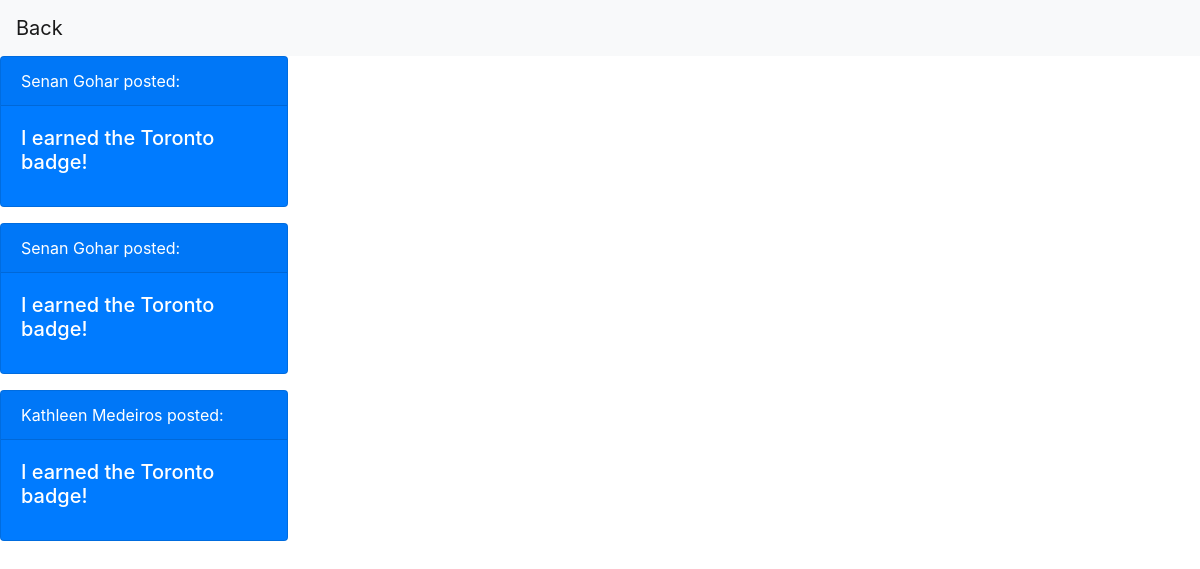
Page /feed/ on the earlier database version.
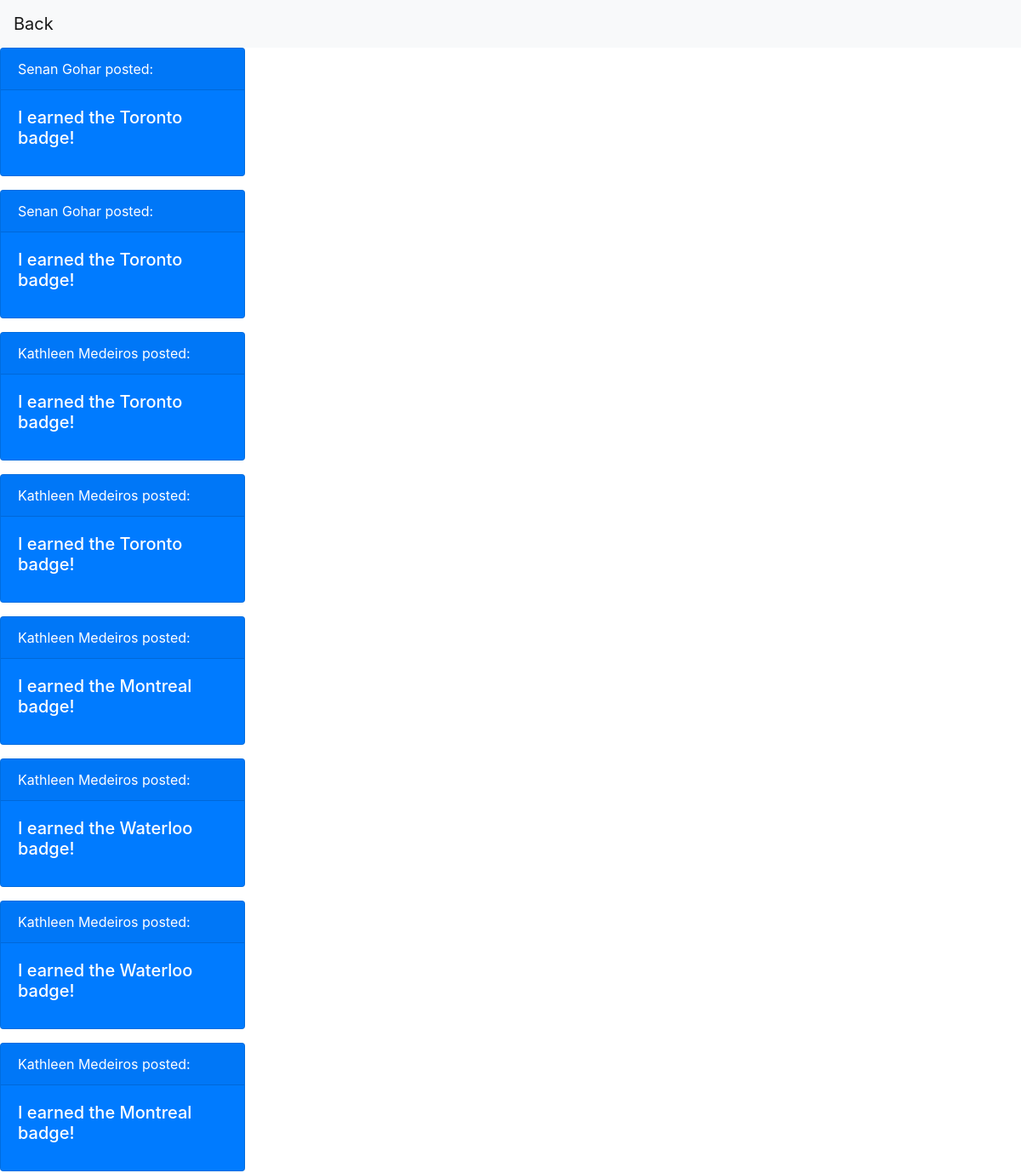
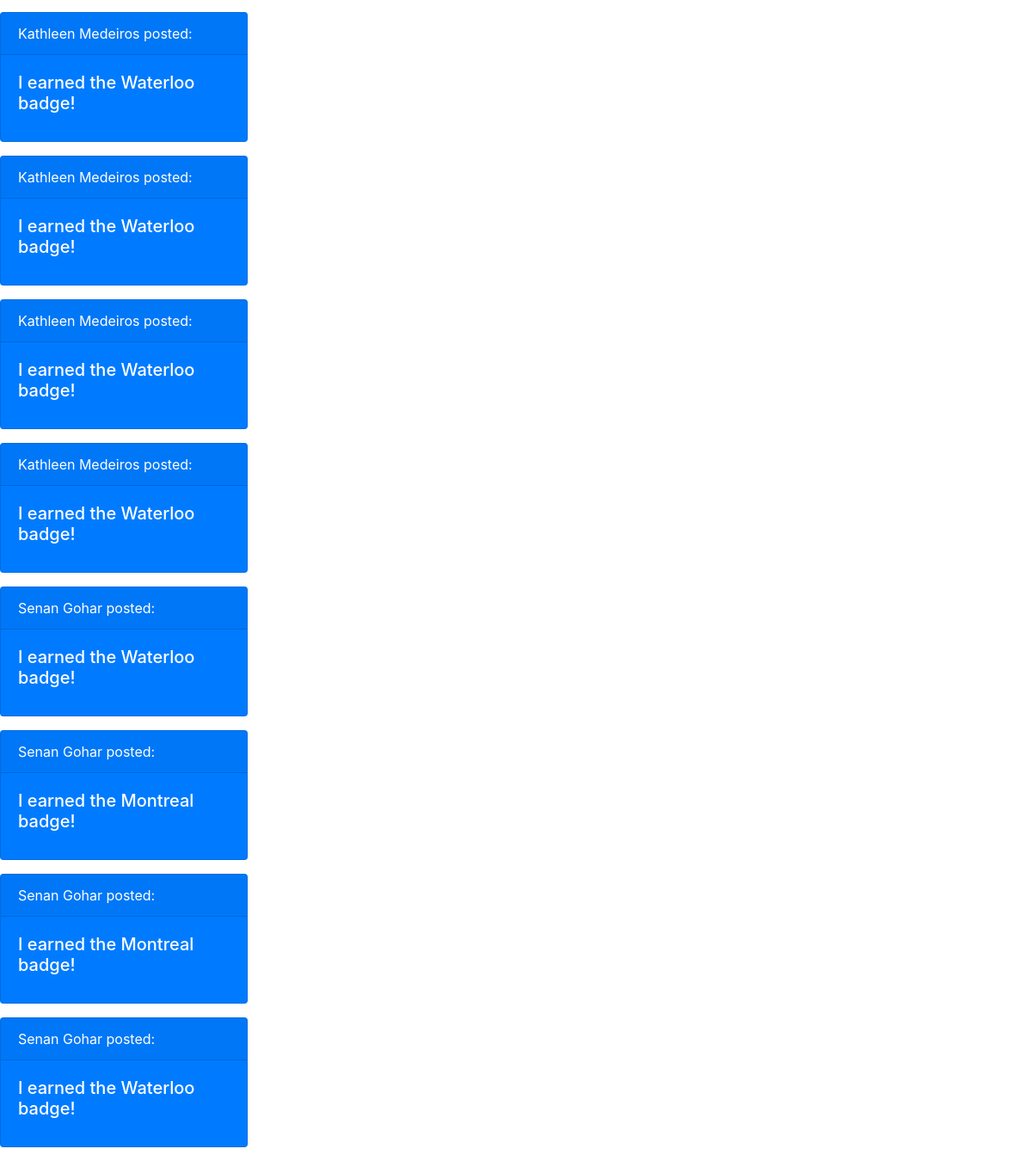
Same page on the later database version (2 pictures, top to bottom).
### socialapp/models.py (models this page shows)
class Post(models.Model):
    text = models.CharField(max_length=200)
    user_id = models.ForeignKey(User, on_delete=models.CASCADE)
    username = models.CharField(max_length=200)

### socialapp/views.py (the view)
# urls.py: path('feed/', views.view_feed, name='view_feed'),
def view_feed(request):
    posts = Post.objects.all()
    template = loader.get_template('socialapp/view_feed.html')
    context = { 'posts' : posts }
    return HttpResponse(template.render(context, request))

### socialapp/templates/socialapp/view_feed.html (shortened to what this page needs)
<!DOCTYPE html>
<html>
<head>
  <link rel="stylesheet" href="https://maxcdn.bootstrapcdn.com/bootstrap/4.0.0/css/bootstrap.min.css"
>
</head>
<body>
    <nav class="navbar navbar-light bg-light">
        <a class="navbar-brand" href="/home/">Back</a>
    </nav>
{% for post in posts %}
    <div class="card text-white bg-primary mb-3" style="max-width: 18rem;">
      <div class="card-header">{{ post.username }} posted: </div>
      <div class="card-body">
        <h5 class="card-title">{{ post.text }}</h5>
      </div>
    </div>
{% endfor %}
</body>
</html>

Differences in the rows shown:
added Post: username "Kathleen Medeiros", text "I earned the Toronto badge!"
added Post: username "Kathleen Medeiros", text "I earned the Montreal badge!"
added Post: username "Kathleen Medeiros", text "I earned the Waterloo badge!"
added Post: username "Kathleen Medeiros", text "I earned the Waterloo badge!"
added Post: username "Kathleen Medeiros", text "I earned the Montreal badge!"
added Post: username "Kathleen Medeiros", text "I earned the Waterloo badge!"
added Post: username "Kathleen Medeiros", text "I earned the Waterloo badge!"
added Post: username "Kathleen Medeiros", text "I earned the Waterloo badge!"
added Post: username "Kathleen Medeiros", text "I earned the Waterloo badge!"
added Post: username "Senan Gohar", text "I earned the Waterloo badge!"
added Post: username "Senan Gohar", text "I earned the Montreal badge!"
added Post: username "Senan Gohar", text "I earned the Montreal badge!"
added Post: username "Senan Gohar", text "I earned the Waterloo badge!"
